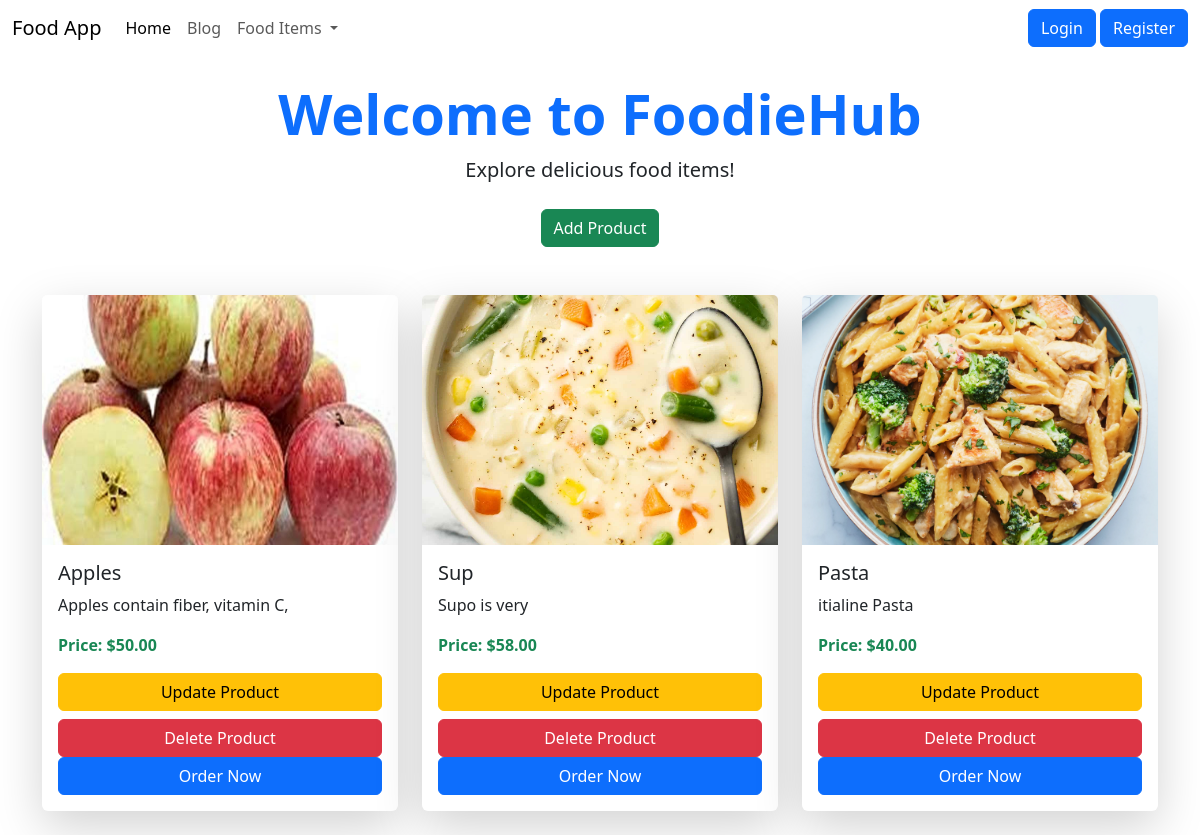
The app's page /, older data.
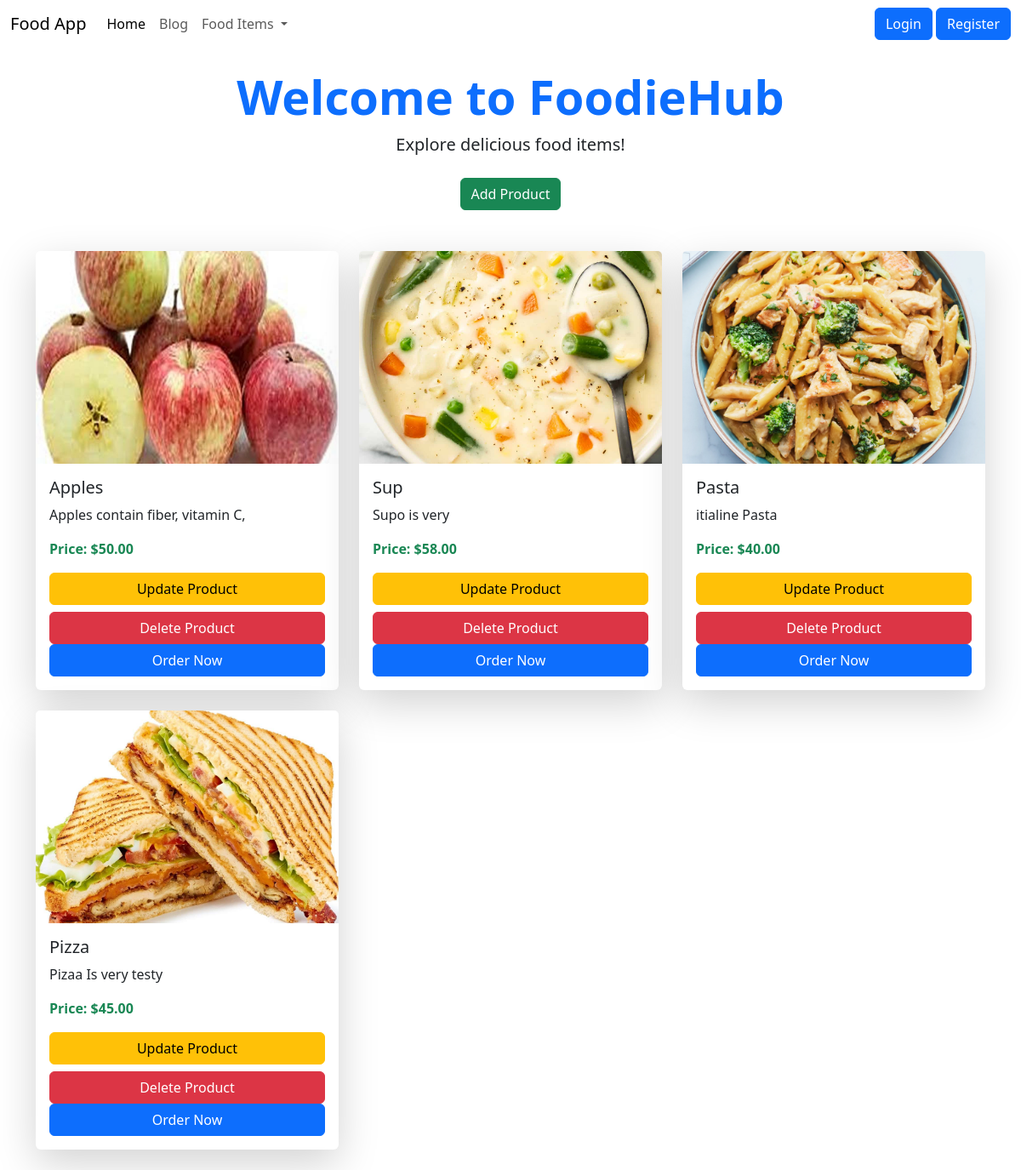
The same page, newer data.
### FoodApp/models.py (models this page shows, shortened)
class Item(models.Model):
    user_name = models.ForeignKey(User, on_delete=models.CASCADE, default=1)
    name = models.CharField(max_length=100)
    description = models.TextField()
    price = models.DecimalField(max_digits=10, decimal_places=2)
    image = models.ImageField(upload_to='images/', null=True, blank=True)  # Correct field name here

### FoodApp/views.py (the view)
# urls.py: path('', views.home, name='home'),
def home(request):
    items = Item.objects.all()
    return render(request, 'home.html', {'items': items})  # Fixed context key to 'items'

### templates/home.html (shortened to what this page needs)
<!DOCTYPE html>
<html lang="en">
<head>
    <link rel="stylesheet" href="https://cdn.jsdelivr.net/npm/bootstrap@5.3.0/dist/css/bootstrap.min.css">
</head>
<body>
    {% include 'navbar.html' %}
    <div class="container text-center mt-4">
        <h1 class="display-4 fw-bold text-primary">Welcome to FoodieHub</h1>
        <p class="lead">Explore delicious food items!</p>
    </div>
    <div class="container text-center mt-4">
       <a href="{% url 'add' %}" class="btn btn-success">Add Product</a>
    </div>
    <div class="container mt-5">
        <div class="row">
            {% for item in items %}
                <div class="col-md-4 mb-4">
                    <div class="card shadow-lg border-0">
                        {% if item.image %}
                            <img src="{{ item.image.url }}" class="card-img-top" alt="{{ item.name }}" style="height: 250px; object-fit: cover;">
                        {% else %}
                            <img src="https://via.placeholder.com/250" class="card-img-top" alt="No Image Available">
                        {% endif %}
                        <div class="card-body">
                            <h5 class="card-title text-dark">{{ item.name }}</h5>
                            <p class="card-text">{{ item.description|truncatewords:20 }}</p>
                            <p class="text-success fw-bold">Price: ${{ item.price }}</p>
                            <a href="{% url 'update_product' item.id %}" class="btn btn-warning w-100 mb-2">Update Product</a>
                            <form method="POST" action="{% url 'delete_product' item.id %}" onsubmit="return confirm('Are you sure you want to delete this product?');">
                                <button type="submit" class="btn btn-danger w-100">Delete Product</button>
                            </form>
                            <a href="#" class="btn btn-primary w-100">Order Now</a>
                        </div>
                    </div>
                </div>
            {% endfor %}
        </div>
    </div>
</body>
</html>

Row changes from the older to the newer data that the page shows:
added Item: image (picture), name "Pizza", description "Pizaa Is very testy", price "45.00"
